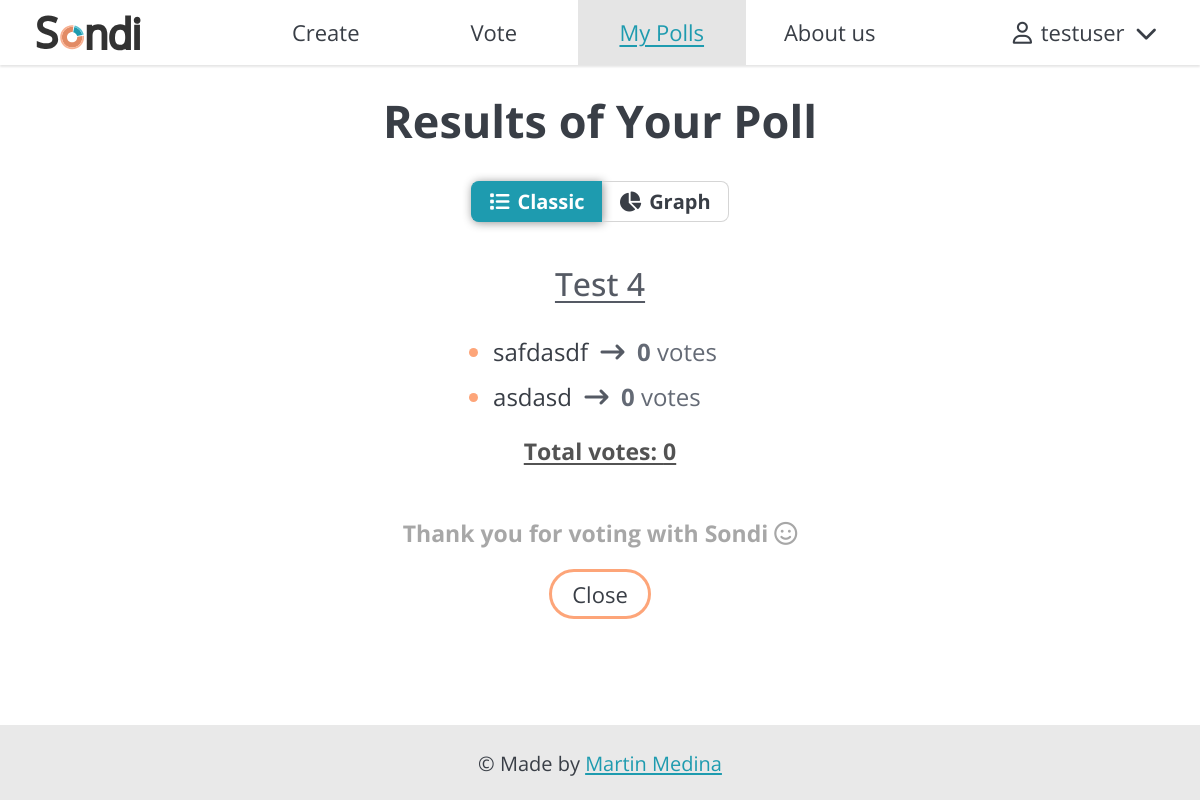
The page /polls/results/22/ (signed in) on the database as committed earlier.
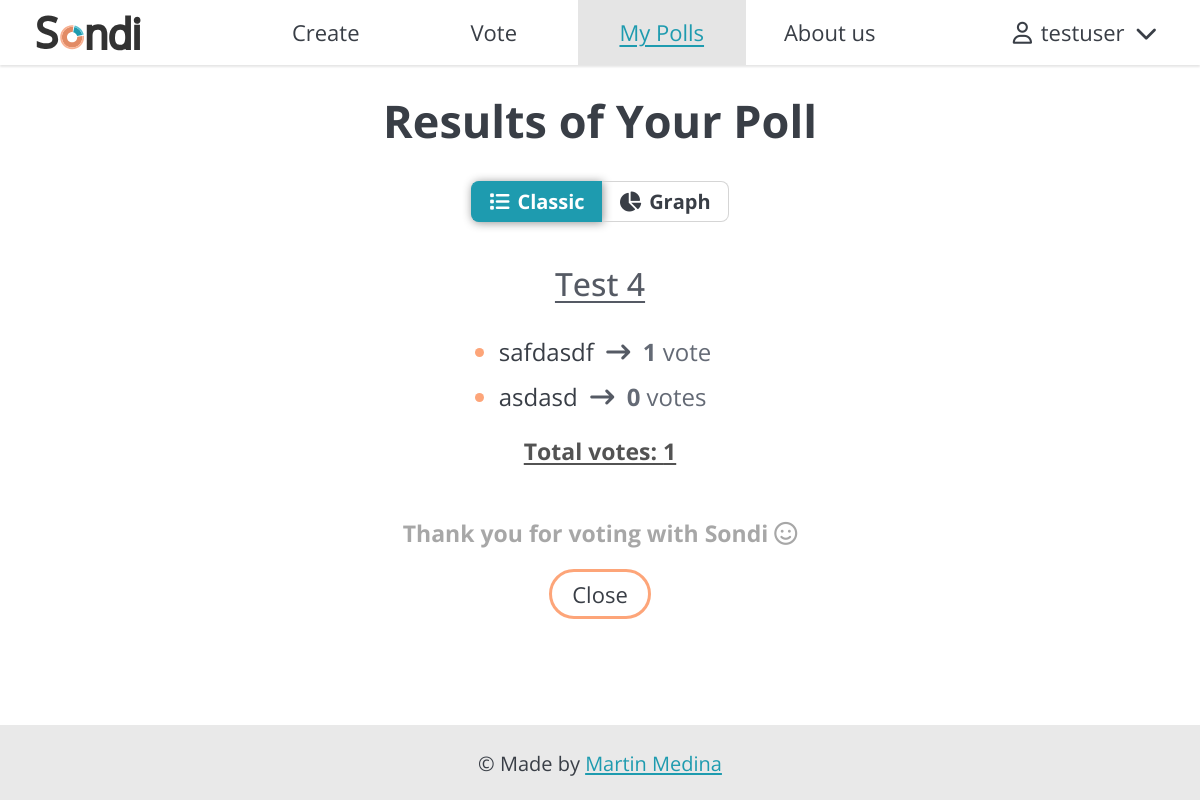
The same page on the database as committed later.
### polls/models.py (models this page shows, shortened)
class Choice(models.Model):
    question = models.ForeignKey(Question, on_delete=models.CASCADE)
    choice_text = models.CharField(max_length=200, blank=False)
    votes = models.IntegerField(default=0)

### polls/views.py (the view)
# urls.py: path("results/<int:pk>/", views.OwnerResultsView.as_view(), name="owner_results"),
class OwnerResultsView(ResultsView):
    def get_template_names(self):
        return ['polls/owner_results.html']

### polls/views.py (called while the page is built)
    def get_context_data(self, **kwargs):
        context = super().get_context_data(**kwargs)
        question = self.get_object()
        total_votes = question.choice_set.aggregate(total_votes=Sum('votes'))['total_votes']
        context['total_votes'] = total_votes
        datapoints = []
        if total_votes > 0:  # Avoid division by zero
            for choice in question.choice_set.all():
                votes_percentage = choice.votes*100/total_votes
                datapoints.append({"label": choice.choice_text, "y": votes_percentage})
        context['datapoints'] = json.dumps(datapoints)  # Convert datapoints into a JSON string
        return context

### polls/templates/polls/owner_results.html
{% extends "polls/results.html" %}
{% block voteSelected %}
class=""
{% endblock %}
{% block myPollsSelected %}
class="selected"
{% endblock %}
{% block resultsTitle %}
<h1>Results of Your Poll</h1>
{% endblock %}
{% block closeButton %}
<a href="{% url 'polls:user_polls' %}" class="button">Close</a>
{% endblock %}

### polls/templates/polls/results.html (shortened to what this page needs)
{% extends "base.html" %}
{% block css %}
{% load static %}
{% static 'polls/style.css' %}
{% endblock %}
{% block content %}
<main id="results-main">
    {% block resultsTitle %}{% endblock %}
    <div class="list-switch" id="view-type-bar">
        <ul>
            <li id="classic" onclick="classicSelected()" class="selected"><i class="fa-solid fa-list"></i>Classic</li>
            <li id="graph" onclick="graphSelected()" class=""><i class="fa-solid fa-chart-pie"></i>Graph</li>
        </ul>
    </div>
    <div id="classic-display">
        <h2 id="question-text">{{ question.question_text }}</h2>
        <div class="choice-list">
            <ul>
                {% for choice in question.choice_set.all %}
                    <li>
                        <span>{{ choice.choice_text }}&nbsp;</span>
                        <i class="fa-solid fa-arrow-right-long"></i>
                        <span class="number-votes">&nbsp;<strong>{{ choice.votes }}</strong> vote{{ choice.votes|pluralize }}</span>
                    </li>
                {% endfor %}
            </ul>
            <p>Total votes: {{ total_votes }}</p>
        </div>
    </div>
    <h3>Thank you for voting with Sondi <i class="fa-regular fa-face-smile"></i></h3>
    {% block closeButton %}{% endblock %}
</main>
{% endblock %}

Rows that differ between the two databases and show on the page:
changed Choice "safdasdf": votes "0" → "1"
Other text that changed with them:
{{ total_votes }}: "0" → "1"
